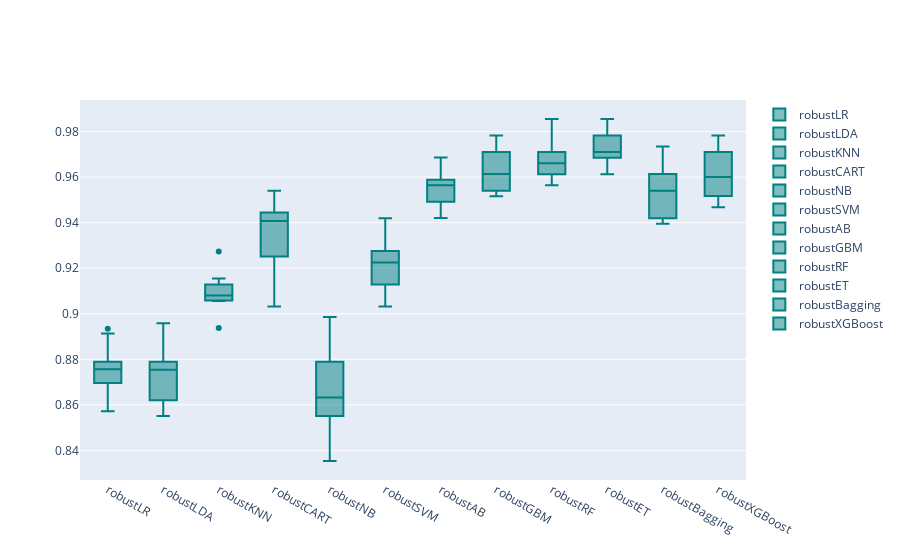

Notebook code cell kept with this figure:
### Code cell
models = GetScaledModel('robust')
names,results = BasedLine2(X_train, y_train,models)
PlotBoxR().PlotResult(names,results)

scaledScoreMinMax = ScoreDataFrame(names,results)
compareModels = pd.concat([basedLineScore,
                           scaledScoreStandard,
                          scaledScoreMinMax], axis=1)
compareModels

### Figure 1 — Plotly figure (JSON) as saved in the notebook; plotly's stock layout.template omitted (floating-point values rounded to 4 significant figures)
{"data": [{"marker": {"color": "rgb(0, 128, 128)"}, "name": "robustLR", "type": "box", "y": [0.8913, 0.8744, 0.8696, 0.8768, 0.8717, 0.8644, 0.8571, 0.8789, 0.8789, 0.8935]}, {"marker": {"color": "rgb(0, 128, 128)"}, "name": "robustLDA", "type": "box", "y": [0.8889, 0.8744, 0.8551, 0.8768, 0.8717, 0.862, 0.862, 0.8789, 0.8765, 0.8959]}, {"marker": {"color": "rgb(0, 128, 128)"}, "name": "robustKNN", "type": "box", "y": [0.9058, 0.9058, 0.8937, 0.9155, 0.908, 0.9056, 0.9104, 0.908, 0.9128, 0.9274]}, {"marker": {"color": "rgb(0, 128, 128)"}, "name": "robustCART", "type": "box", "y": [0.9251, 0.942, 0.942, 0.9444, 0.9249, 0.9298, 0.9031, 0.9467, 0.9395, 0.954]}, {"marker": {"color": "rgb(0, 128, 128)"}, "name": "robustNB", "type": "box", "y": [0.8961, 0.8986, 0.8551, 0.8551, 0.8378, 0.8354, 0.8571, 0.8692, 0.8789, 0.8789]}, {"marker": {"color": "rgb(0, 128, 128)"}, "name": "robustSVM", "type": "box", "y": [0.9348, 0.9275, 0.9106, 0.9155, 0.9177, 0.9031, 0.9274, 0.9274, 0.9128, 0.9419]}, {"marker": {"color": "rgb(0, 128, 128)"}, "name": "robustAB", "type": "box", "y": [0.942, 0.9686, 0.9638, 0.9565, 0.9443, 0.954, 0.9564, 0.9564, 0.9588, 0.9492]}, {"marker": {"color": "rgb(0, 128, 128)"}, "name": "robustGBM", "type": "box", "y": [0.9614, 0.971, 0.9783, 0.9734, 0.9564, 0.954, 0.9613, 0.9685, 0.9516, 0.954]}, {"marker": {"color": "rgb(0, 128, 128)"}, "name": "robustRF", "type": "box", "y": [0.9614, 0.971, 0.9855, 0.971, 0.9661, 0.9613, 0.9661, 0.9661, 0.9564, 0.9613]}, {"marker": {"color": "rgb(0, 128, 128)"}, "name": "robustET", "type": "box", "y": [0.9686, 0.9831, 0.9686, 0.9783, 0.9613, 0.9734, 0.9855, 0.9685, 0.9685, 0.9782]}, {"marker": {"color": "rgb(0, 128, 128)"}, "name": "robustBagging", "type": "box", "y": [0.9493, 0.9638, 0.9734, 0.9614, 0.9395, 0.9516, 0.9419, 0.9419, 0.9564, 0.9564]}, {"marker": {"color": "rgb(0, 128, 128)"}, "name": "robustXGBoost", "type": "box", "y": [0.9517, 0.971, 0.9783, 0.971, 0.9564, 0.9516, 0.9588, 0.9637, 0.9467, 0.9613]}], "layout": {}}
